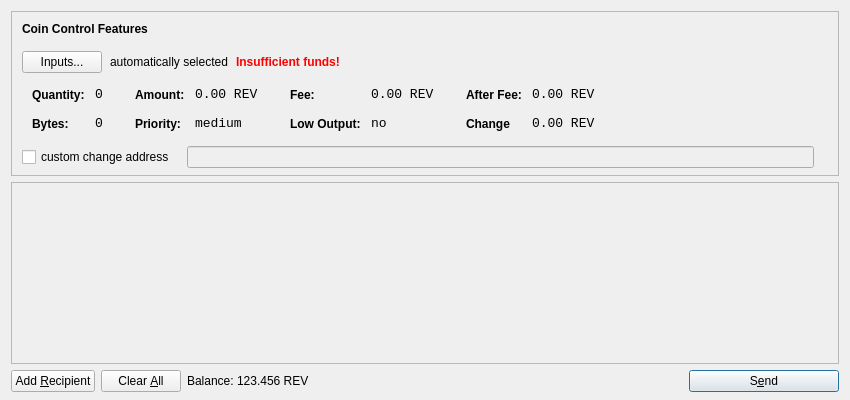
<?xml version="1.0" encoding="UTF-8"?>
<ui version="4.0">
 <class>SendCoinsDialog</class>
 <widget class="QDialog" name="SendCoinsDialog">
  <property name="geometry">
   <rect>
    <x>0</x>
    <y>0</y>
    <width>850</width>
    <height>400</height>
   </rect>
  </property>
  <property name="windowTitle">
   <string>Send Coins</string>
  </property>
  <layout class="QVBoxLayout" name="verticalLayout" stretch="0,1,0">
   <property name="bottomMargin">
    <number>8</number>
   </property>
   <item>
    <widget class="QFrame" name="frameCoinControl">
     <property name="sizePolicy">
      <sizepolicy hsizetype="Expanding" vsizetype="Expanding">
       <horstretch>0</horstretch>
       <verstretch>0</verstretch>
      </sizepolicy>
     </property>
     <property name="maximumSize">
      <size>
       <width>16777215</width>
       <height>16777215</height>
      </size>
     </property>
     <property name="frameShape">
      <enum>QFrame::StyledPanel</enum>
     </property>
     <property name="frameShadow">
      <enum>QFrame::Sunken</enum>
     </property>
     <layout class="QVBoxLayout" name="verticalLayoutCoinControl2">
      <property name="spacing">
       <number>-1</number>
      </property>
      <property name="leftMargin">
       <number>0</number>
      </property>
      <property name="topMargin">
       <number>0</number>
      </property>
      <property name="rightMargin">
       <number>0</number>
      </property>
      <property name="bottomMargin">
       <number>6</number>
      </property>
      <item>
       <layout class="QVBoxLayout" name="verticalLayoutCoinControl" stretch="0,0,0,0,1">
        <property name="spacing">
         <number>0</number>
        </property>
        <property name="leftMargin">
         <number>10</number>
        </property>
        <property name="topMargin">
         <number>10</number>
        </property>
        <item>
         <layout class="QHBoxLayout" name="horizontalLayoutCoinControl1">
          <property name="bottomMargin">
           <number>15</number>
          </property>
          <item>
           <widget class="QLabel" name="labelCoinControlFeatures">
            <property name="sizePolicy">
             <sizepolicy hsizetype="Preferred" vsizetype="Maximum">
              <horstretch>0</horstretch>
              <verstretch>0</verstretch>
             </sizepolicy>
            </property>
            <property name="font">
             <font>
              <weight>75</weight>
              <bold>true</bold>
             </font>
            </property>
            <property name="styleSheet">
             <string notr="true">font-weight:bold;</string>
            </property>
            <property name="text">
             <string>Coin Control Features</string>
            </property>
           </widget>
          </item>
         </layout>
        </item>
        <item>
         <layout class="QHBoxLayout" name="horizontalLayoutCoinControl2" stretch="0,0,0,0">
          <property name="spacing">
           <number>8</number>
          </property>
          <property name="bottomMargin">
           <number>10</number>
          </property>
          <item>
           <widget class="QPushButton" name="pushButtonCoinControl">
            <property name="styleSheet">
             <string notr="true"/>
            </property>
            <property name="text">
             <string>Inputs...</string>
            </property>
           </widget>
          </item>
          <item>
           <widget class="QLabel" name="labelCoinControlAutomaticallySelected">
            <property name="text">
             <string>automatically selected</string>
            </property>
            <property name="margin">
             <number>5</number>
            </property>
           </widget>
          </item>
          <item>
           <widget class="QLabel" name="labelCoinControlInsuffFunds">
            <property name="font">
             <font>
              <weight>75</weight>
              <bold>true</bold>
             </font>
            </property>
            <property name="styleSheet">
             <string notr="true">color:red;font-weight:bold;</string>
            </property>
            <property name="text">
             <string>Insufficient funds!</string>
            </property>
            <property name="margin">
             <number>5</number>
            </property>
           </widget>
          </item>
          <item>
           <spacer name="horizontalSpacerCoinControl">
            <property name="orientation">
             <enum>Qt::Horizontal</enum>
            </property>
            <property name="sizeHint" stdset="0">
             <size>
              <width>40</width>
              <height>1</height>
             </size>
            </property>
           </spacer>
          </item>
         </layout>
        </item>
        <item>
         <widget class="QWidget" name="widgetCoinControl" native="true">
          <property name="sizePolicy">
           <sizepolicy hsizetype="Preferred" vsizetype="Preferred">
            <horstretch>0</horstretch>
            <verstretch>0</verstretch>
           </sizepolicy>
          </property>
          <property name="minimumSize">
           <size>
            <width>0</width>
            <height>0</height>
           </size>
          </property>
          <property name="styleSheet">
           <string notr="true"/>
          </property>
          <layout class="QHBoxLayout" name="horizontalLayoutCoinControl5">
           <property name="margin">
            <number>0</number>
           </property>
           <item>
            <layout class="QHBoxLayout" name="horizontalLayoutCoinControl3" stretch="0,0,0,1">
             <property name="spacing">
              <number>20</number>
             </property>
             <property name="topMargin">
              <number>0</number>
             </property>
             <property name="bottomMargin">
              <number>10</number>
             </property>
             <item>
              <layout class="QFormLayout" name="formLayoutCoinControl1">
               <property name="horizontalSpacing">
                <number>10</number>
               </property>
               <property name="verticalSpacing">
                <number>14</number>
               </property>
               <property name="leftMargin">
                <number>10</number>
               </property>
               <property name="topMargin">
                <number>4</number>
               </property>
               <property name="rightMargin">
                <number>6</number>
               </property>
               <item row="0" column="0">
                <widget class="QLabel" name="labelCoinControlQuantityText">
                 <property name="styleSheet">
                  <string notr="true">font-weight:bold;</string>
                 </property>
                 <property name="text">
                  <string>Quantity:</string>
                 </property>
                 <property name="margin">
                  <number>0</number>
                 </property>
                </widget>
               </item>
               <item row="0" column="1">
                <widget class="QLabel" name="labelCoinControlQuantity">
                 <property name="font">
                  <font>
                   <family>Monospace</family>
                   <pointsize>10</pointsize>
                  </font>
                 </property>
                 <property name="cursor">
                  <cursorShape>IBeamCursor</cursorShape>
                 </property>
                 <property name="contextMenuPolicy">
                  <enum>Qt::ActionsContextMenu</enum>
                 </property>
                 <property name="text">
                  <string>0</string>
                 </property>
                 <property name="margin">
                  <number>0</number>
                 </property>
                 <property name="textInteractionFlags">
                  <set>Qt::LinksAccessibleByMouse|Qt::TextSelectableByKeyboard|Qt::TextSelectableByMouse</set>
                 </property>
                </widget>
               </item>
               <item row="1" column="0">
                <widget class="QLabel" name="labelCoinControlBytesText">
                 <property name="styleSheet">
                  <string notr="true">font-weight:bold;</string>
                 </property>
                 <property name="text">
                  <string>Bytes:</string>
                 </property>
                </widget>
               </item>
               <item row="1" column="1">
                <widget class="QLabel" name="labelCoinControlBytes">
                 <property name="font">
                  <font>
                   <family>Monospace</family>
                   <pointsize>10</pointsize>
                  </font>
                 </property>
                 <property name="cursor">
                  <cursorShape>IBeamCursor</cursorShape>
                 </property>
                 <property name="contextMenuPolicy">
                  <enum>Qt::ActionsContextMenu</enum>
                 </property>
                 <property name="text">
                  <string>0</string>
                 </property>
                 <property name="textInteractionFlags">
                  <set>Qt::LinksAccessibleByMouse|Qt::TextSelectableByKeyboard|Qt::TextSelectableByMouse</set>
                 </property>
                </widget>
               </item>
              </layout>
             </item>
             <item>
              <layout class="QFormLayout" name="formLayoutCoinControl2">
               <property name="horizontalSpacing">
                <number>10</number>
               </property>
               <property name="verticalSpacing">
                <number>14</number>
               </property>
               <property name="leftMargin">
                <number>6</number>
               </property>
               <property name="topMargin">
                <number>4</number>
               </property>
               <property name="rightMargin">
                <number>6</number>
               </property>
               <item row="0" column="0">
                <widget class="QLabel" name="labelCoinControlAmountText">
                 <property name="styleSheet">
                  <string notr="true">font-weight:bold;</string>
                 </property>
                 <property name="text">
                  <string>Amount:</string>
                 </property>
                 <property name="margin">
                  <number>0</number>
                 </property>
                </widget>
               </item>
               <item row="0" column="1">
                <widget class="QLabel" name="labelCoinControlAmount">
                 <property name="font">
                  <font>
                   <family>Monospace</family>
                   <pointsize>10</pointsize>
                  </font>
                 </property>
                 <property name="cursor">
                  <cursorShape>IBeamCursor</cursorShape>
                 </property>
                 <property name="contextMenuPolicy">
                  <enum>Qt::ActionsContextMenu</enum>
                 </property>
                 <property name="text">
                  <string notr="true">0.00 REV</string>
                 </property>
                 <property name="textInteractionFlags">
                  <set>Qt::LinksAccessibleByMouse|Qt::TextSelectableByKeyboard|Qt::TextSelectableByMouse</set>
                 </property>
                </widget>
               </item>
               <item row="1" column="0">
                <widget class="QLabel" name="labelCoinControlPriorityText">
                 <property name="styleSheet">
                  <string notr="true">font-weight:bold;</string>
                 </property>
                 <property name="text">
                  <string>Priority:</string>
                 </property>
                </widget>
               </item>
               <item row="1" column="1">
                <widget class="QLabel" name="labelCoinControlPriority">
                 <property name="font">
                  <font>
                   <family>Monospace</family>
                   <pointsize>10</pointsize>
                  </font>
                 </property>
                 <property name="cursor">
                  <cursorShape>IBeamCursor</cursorShape>
                 </property>
                 <property name="contextMenuPolicy">
                  <enum>Qt::ActionsContextMenu</enum>
                 </property>
                 <property name="text">
                  <string>medium</string>
                 </property>
                 <property name="textInteractionFlags">
                  <set>Qt::LinksAccessibleByMouse|Qt::TextSelectableByKeyboard|Qt::TextSelectableByMouse</set>
                 </property>
                </widget>
               </item>
              </layout>
             </item>
             <item>
              <layout class="QFormLayout" name="formLayoutCoinControl3">
               <property name="horizontalSpacing">
                <number>10</number>
               </property>
               <property name="verticalSpacing">
                <number>14</number>
               </property>
               <property name="leftMargin">
                <number>6</number>
               </property>
               <property name="topMargin">
                <number>4</number>
               </property>
               <property name="rightMargin">
                <number>6</number>
               </property>
               <item row="0" column="0">
                <widget class="QLabel" name="labelCoinControlFeeText">
                 <property name="styleSheet">
                  <string notr="true">font-weight:bold;</string>
                 </property>
                 <property name="text">
                  <string>Fee:</string>
                 </property>
                 <property name="margin">
                  <number>0</number>
                 </property>
                </widget>
               </item>
               <item row="0" column="1">
                <widget class="QLabel" name="labelCoinControlFee">
                 <property name="font">
                  <font>
                   <family>Monospace</family>
                   <pointsize>10</pointsize>
                  </font>
                 </property>
                 <property name="cursor">
                  <cursorShape>IBeamCursor</cursorShape>
                 </property>
                 <property name="contextMenuPolicy">
                  <enum>Qt::ActionsContextMenu</enum>
                 </property>
                 <property name="text">
                  <string notr="true">0.00 REV</string>
                 </property>
                 <property name="textInteractionFlags">
                  <set>Qt::LinksAccessibleByMouse|Qt::TextSelectableByKeyboard|Qt::TextSelectableByMouse</set>
                 </property>
                </widget>
               </item>
               <item row="1" column="0">
                <widget class="QLabel" name="labelCoinControlLowOutputText">
                 <property name="styleSheet">
                  <string notr="true">font-weight:bold;</string>
                 </property>
                 <property name="text">
                  <string>Low Output:</string>
                 </property>
                </widget>
               </item>
               <item row="1" column="1">
                <widget class="QLabel" name="labelCoinControlLowOutput">
                 <property name="font">
                  <font>
                   <family>Monospace</family>
                   <pointsize>10</pointsize>
                  </font>
                 </property>
                 <property name="cursor">
                  <cursorShape>IBeamCursor</cursorShape>
                 </property>
                 <property name="contextMenuPolicy">
                  <enum>Qt::ActionsContextMenu</enum>
                 </property>
                 <property name="text">
                  <string>no</string>
                 </property>
                 <property name="textInteractionFlags">
                  <set>Qt::LinksAccessibleByMouse|Qt::TextSelectableByKeyboard|Qt::TextSelectableByMouse</set>
                 </property>
                </widget>
               </item>
              </layout>
             </item>
             <item>
              <layout class="QFormLayout" name="formLayoutCoinControl4">
               <property name="horizontalSpacing">
                <number>10</number>
               </property>
               <property name="verticalSpacing">
                <number>14</number>
               </property>
               <property name="leftMargin">
                <number>6</number>
               </property>
               <property name="topMargin">
                <number>4</number>
               </property>
               <property name="rightMargin">
                <number>6</number>
               </property>
               <item row="0" column="0">
                <widget class="QLabel" name="labelCoinControlAfterFeeText">
                 <property name="styleSheet">
                  <string notr="true">font-weight:bold;</string>
                 </property>
                 <property name="text">
                  <string>After Fee:</string>
                 </property>
                 <property name="margin">
                  <number>0</number>
                 </property>
                </widget>
               </item>
               <item row="0" column="1">
                <widget class="QLabel" name="labelCoinControlAfterFee">
                 <property name="font">
                  <font>
                   <family>Monospace</family>
                   <pointsize>10</pointsize>
                  </font>
                 </property>
                 <property name="cursor">
                  <cursorShape>IBeamCursor</cursorShape>
                 </property>
                 <property name="contextMenuPolicy">
                  <enum>Qt::ActionsContextMenu</enum>
                 </property>
                 <property name="text">
                  <string notr="true">0.00 REV</string>
                 </property>
                 <property name="textInteractionFlags">
                  <set>Qt::LinksAccessibleByMouse|Qt::TextSelectableByKeyboard|Qt::TextSelectableByMouse</set>
                 </property>
                </widget>
               </item>
               <item row="1" column="0">
                <widget class="QLabel" name="labelCoinControlChangeText">
                 <property name="styleSheet">
                  <string notr="true">font-weight:bold;</string>
                 </property>
                 <property name="text">
                  <string>Change</string>
                 </property>
                </widget>
               </item>
               <item row="1" column="1">
                <widget class="QLabel" name="labelCoinControlChange">
                 <property name="font">
                  <font>
                   <family>Monospace</family>
                   <pointsize>10</pointsize>
                  </font>
                 </property>
                 <property name="cursor">
                  <cursorShape>IBeamCursor</cursorShape>
                 </property>
                 <property name="contextMenuPolicy">
                  <enum>Qt::ActionsContextMenu</enum>
                 </property>
                 <property name="text">
                  <string notr="true">0.00 REV</string>
                 </property>
                 <property name="textInteractionFlags">
                  <set>Qt::LinksAccessibleByMouse|Qt::TextSelectableByKeyboard|Qt::TextSelectableByMouse</set>
                 </property>
                </widget>
               </item>
              </layout>
             </item>
            </layout>
           </item>
          </layout>
         </widget>
        </item>
        <item>
         <layout class="QHBoxLayout" name="horizontalLayoutCoinControl4" stretch="0,0,0">
          <property name="spacing">
           <number>12</number>
          </property>
          <property name="sizeConstraint">
           <enum>QLayout::SetDefaultConstraint</enum>
          </property>
          <property name="topMargin">
           <number>5</number>
          </property>
          <property name="rightMargin">
           <number>5</number>
          </property>
          <item>
           <widget class="QCheckBox" name="checkBoxCoinControlChange">
            <property name="text">
             <string>custom change address</string>
            </property>
           </widget>
          </item>
          <item>
           <widget class="QLineEdit" name="lineEditCoinControlChange">
            <property name="enabled">
             <bool>false</bool>
            </property>
            <property name="sizePolicy">
             <sizepolicy hsizetype="Expanding" vsizetype="Fixed">
              <horstretch>0</horstretch>
              <verstretch>0</verstretch>
             </sizepolicy>
            </property>
           </widget>
          </item>
          <item>
           <widget class="QLabel" name="labelCoinControlChangeLabel">
            <property name="sizePolicy">
             <sizepolicy hsizetype="Preferred" vsizetype="Expanding">
              <horstretch>0</horstretch>
              <verstretch>0</verstretch>
             </sizepolicy>
            </property>
            <property name="minimumSize">
             <size>
              <width>0</width>
              <height>0</height>
             </size>
            </property>
            <property name="text">
             <string/>
            </property>
            <property name="margin">
             <number>3</number>
            </property>
           </widget>
          </item>
         </layout>
        </item>
        <item>
         <spacer name="verticalSpacerCoinControl">
          <property name="orientation">
           <enum>Qt::Vertical</enum>
          </property>
          <property name="sizeHint" stdset="0">
           <size>
            <width>800</width>
            <height>1</height>
           </size>
          </property>
         </spacer>
        </item>
       </layout>
      </item>
     </layout>
    </widget>
   </item>
   <item>
    <widget class="QScrollArea" name="scrollArea">
     <property name="widgetResizable">
      <bool>true</bool>
     </property>
     <widget class="QWidget" name="scrollAreaWidgetContents">
      <property name="geometry">
       <rect>
        <x>0</x>
        <y>0</y>
        <width>830</width>
        <height>165</height>
       </rect>
      </property>
      <layout class="QVBoxLayout" name="verticalLayout_2">
       <property name="margin">
        <number>0</number>
       </property>
       <item>
        <layout class="QVBoxLayout" name="entries">
         <property name="spacing">
          <number>6</number>
         </property>
        </layout>
       </item>
       <item>
        <spacer name="verticalSpacer">
         <property name="orientation">
          <enum>Qt::Vertical</enum>
         </property>
         <property name="sizeHint" stdset="0">
          <size>
           <width>20</width>
           <height>40</height>
          </size>
         </property>
        </spacer>
       </item>
      </layout>
     </widget>
    </widget>
   </item>
   <item>
    <layout class="QHBoxLayout" name="horizontalLayout">
     <item>
      <widget class="QPushButton" name="addButton">
       <property name="toolTip">
        <string>Send to multiple recipients at once</string>
       </property>
       <property name="text">
        <string>Add &amp;Recipient</string>
       </property>
       <property name="autoDefault">
        <bool>false</bool>
       </property>
      </widget>
     </item>
     <item>
      <widget class="QPushButton" name="clearButton">
       <property name="sizePolicy">
        <sizepolicy hsizetype="Minimum" vsizetype="Fixed">
         <horstretch>0</horstretch>
         <verstretch>0</verstretch>
        </sizepolicy>
       </property>
       <property name="toolTip">
        <string>Remove all transaction fields</string>
       </property>
       <property name="text">
        <string>Clear &amp;All</string>
       </property>
       <property name="autoRepeatDelay">
        <number>300</number>
       </property>
       <property name="autoDefault">
        <bool>false</bool>
       </property>
      </widget>
     </item>
     <item>
      <layout class="QHBoxLayout" name="horizontalLayout_2">
       <property name="spacing">
        <number>3</number>
       </property>
       <item>
        <widget class="QLabel" name="label">
         <property name="sizePolicy">
          <sizepolicy hsizetype="Preferred" vsizetype="Fixed">
           <horstretch>0</horstretch>
           <verstretch>0</verstretch>
          </sizepolicy>
         </property>
         <property name="text">
          <string>Balance:</string>
         </property>
        </widget>
       </item>
       <item>
        <widget class="QLabel" name="labelBalance">
         <property name="sizePolicy">
          <sizepolicy hsizetype="Preferred" vsizetype="Fixed">
           <horstretch>0</horstretch>
           <verstretch>0</verstretch>
          </sizepolicy>
         </property>
         <property name="cursor">
          <cursorShape>IBeamCursor</cursorShape>
         </property>
         <property name="text">
          <string notr="true">123.456 REV</string>
         </property>
         <property name="textInteractionFlags">
          <set>Qt::LinksAccessibleByMouse|Qt::TextSelectableByKeyboard|Qt::TextSelectableByMouse</set>
         </property>
        </widget>
       </item>
      </layout>
     </item>
     <item>
      <spacer name="horizontalSpacer">
       <property name="orientation">
        <enum>Qt::Horizontal</enum>
       </property>
       <property name="sizeHint" stdset="0">
        <size>
         <width>40</width>
         <height>20</height>
        </size>
       </property>
      </spacer>
     </item>
     <item>
      <widget class="QPushButton" name="sendButton">
       <property name="minimumSize">
        <size>
         <width>150</width>
         <height>0</height>
        </size>
       </property>
       <property name="toolTip">
        <string>Confirm the send action</string>
       </property>
       <property name="text">
        <string>S&amp;end</string>
       </property>
       <property name="icon">
        <iconset resource="../bitcoin.qrc">
         <normaloff>:/icons/send</normaloff>:/icons/send</iconset>
       </property>
       <property name="default">
        <bool>true</bool>
       </property>
      </widget>
     </item>
    </layout>
   </item>
  </layout>
 </widget>
 <resources>
  <include location="../bitcoin.qrc"/>
 </resources>
 <connections/>
</ui>
